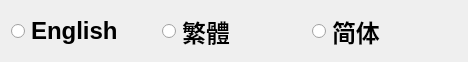
       <widget class="QWidget" name="horizontalLayoutWidget_2">
        <property name="geometry">
         <rect>
          <x>10</x>
          <y>0</y>
          <width>468</width>
          <height>61</height>
         </rect>
        </property>
        <layout class="QHBoxLayout" name="horizontalLayout_7">
         <item>
          <widget class="QRadioButton" name="radioButton_English">
           <property name="maximumSize">
            <size>
             <width>200</width>
             <height>40</height>
            </size>
           </property>
           <property name="font">
            <font>
             <family>Arial</family>
             <pointsize>18</pointsize>
             <bold>true</bold>
            </font>
           </property>
           <property name="text">
            <string>English</string>
           </property>
           <property name="checkable">
            <bool>true</bool>
           </property>
          </widget>
         </item>
         <item>
          <widget class="QRadioButton" name="radioButton_Chinese">
           <property name="maximumSize">
            <size>
             <width>200</width>
             <height>40</height>
            </size>
           </property>
           <property name="font">
            <font>
             <family>Arial</family>
             <pointsize>18</pointsize>
             <bold>true</bold>
            </font>
           </property>
           <property name="text">
            <string>繁體</string>
           </property>
           <property name="checkable">
            <bool>true</bool>
           </property>
          </widget>
         </item>
         <item>
          <widget class="QRadioButton" name="radioButton_Simplified">
           <property name="maximumSize">
            <size>
             <width>200</width>
             <height>40</height>
            </size>
           </property>
           <property name="font">
            <font>
             <family>Arial</family>
             <pointsize>18</pointsize>
             <bold>true</bold>
            </font>
           </property>
           <property name="text">
            <string>简体</string>
           </property>
           <property name="checkable">
            <bool>true</bool>
           </property>
          </widget>
         </item>
        </layout>
       </widget>
